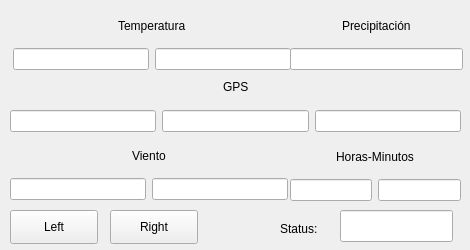
<?xml version="1.0" encoding="UTF-8"?>
<ui version="4.0">
 <class>gps</class>
 <widget class="QWidget" name="gps">
  <property name="windowModality">
   <enum>Qt::ApplicationModal</enum>
  </property>
  <property name="geometry">
   <rect>
    <x>0</x>
    <y>0</y>
    <width>470</width>
    <height>250</height>
   </rect>
  </property>
  <property name="minimumSize">
   <size>
    <width>470</width>
    <height>250</height>
   </size>
  </property>
  <property name="maximumSize">
   <size>
    <width>470</width>
    <height>250</height>
   </size>
  </property>
  <property name="windowTitle">
   <string>Form</string>
  </property>
  <widget class="QWidget" name="layoutWidget">
   <property name="geometry">
    <rect>
     <x>10</x>
     <y>140</y>
     <width>278</width>
     <height>60</height>
    </rect>
   </property>
   <layout class="QGridLayout" name="gridLayout_4">
    <item row="0" column="0">
     <spacer name="horizontalSpacer_7">
      <property name="orientation">
       <enum>Qt::Horizontal</enum>
      </property>
      <property name="sizeHint" stdset="0">
       <size>
        <width>40</width>
        <height>20</height>
       </size>
      </property>
     </spacer>
    </item>
    <item row="0" column="1" colspan="2">
     <widget class="QLabel" name="label_4">
      <property name="text">
       <string>Viento</string>
      </property>
     </widget>
    </item>
    <item row="0" column="3">
     <spacer name="horizontalSpacer_8">
      <property name="orientation">
       <enum>Qt::Horizontal</enum>
      </property>
      <property name="sizeHint" stdset="0">
       <size>
        <width>40</width>
        <height>20</height>
       </size>
      </property>
     </spacer>
    </item>
    <item row="1" column="0" colspan="2">
     <widget class="QLineEdit" name="txt_Vel"/>
    </item>
    <item row="1" column="2" colspan="2">
     <widget class="QLineEdit" name="txt_Dir"/>
    </item>
   </layout>
  </widget>
  <widget class="QPushButton" name="Left_Button">
   <property name="geometry">
    <rect>
     <x>10</x>
     <y>210</y>
     <width>88</width>
     <height>34</height>
    </rect>
   </property>
   <property name="text">
    <string>Left</string>
   </property>
  </widget>
  <widget class="QPushButton" name="Right_Button">
   <property name="geometry">
    <rect>
     <x>110</x>
     <y>210</y>
     <width>88</width>
     <height>34</height>
    </rect>
   </property>
   <property name="text">
    <string>Right</string>
   </property>
  </widget>
  <widget class="QWidget" name="layoutWidget">
   <property name="geometry">
    <rect>
     <x>10</x>
     <y>70</y>
     <width>451</width>
     <height>62</height>
    </rect>
   </property>
   <layout class="QGridLayout" name="gridLayout_3">
    <item row="0" column="0">
     <spacer name="horizontalSpacer">
      <property name="orientation">
       <enum>Qt::Horizontal</enum>
      </property>
      <property name="sizeHint" stdset="0">
       <size>
        <width>40</width>
        <height>20</height>
       </size>
      </property>
     </spacer>
    </item>
    <item row="0" column="1">
     <widget class="QLabel" name="label_3">
      <property name="text">
       <string>GPS</string>
      </property>
     </widget>
    </item>
    <item row="0" column="2">
     <spacer name="horizontalSpacer_2">
      <property name="orientation">
       <enum>Qt::Horizontal</enum>
      </property>
      <property name="sizeHint" stdset="0">
       <size>
        <width>40</width>
        <height>20</height>
       </size>
      </property>
     </spacer>
    </item>
    <item row="1" column="0" colspan="3">
     <layout class="QHBoxLayout" name="horizontalLayout_3">
      <item>
       <widget class="QLineEdit" name="txt_Lat"/>
      </item>
      <item>
       <widget class="QLineEdit" name="txt_Lon"/>
      </item>
      <item>
       <widget class="QLineEdit" name="txt_Alt"/>
      </item>
     </layout>
    </item>
   </layout>
  </widget>
  <widget class="QWidget" name="layoutWidget">
   <property name="geometry">
    <rect>
     <x>290</x>
     <y>10</y>
     <width>173</width>
     <height>60</height>
    </rect>
   </property>
   <layout class="QGridLayout" name="gridLayout">
    <item row="0" column="0">
     <spacer name="horizontalSpacer_5">
      <property name="orientation">
       <enum>Qt::Horizontal</enum>
      </property>
      <property name="sizeHint" stdset="0">
       <size>
        <width>40</width>
        <height>20</height>
       </size>
      </property>
     </spacer>
    </item>
    <item row="0" column="1">
     <widget class="QLabel" name="label_2">
      <property name="text">
       <string>Precipitación</string>
      </property>
     </widget>
    </item>
    <item row="0" column="2">
     <spacer name="horizontalSpacer_6">
      <property name="orientation">
       <enum>Qt::Horizontal</enum>
      </property>
      <property name="sizeHint" stdset="0">
       <size>
        <width>40</width>
        <height>20</height>
       </size>
      </property>
     </spacer>
    </item>
    <item row="1" column="0" colspan="3">
     <widget class="QLineEdit" name="txt_Preci"/>
    </item>
   </layout>
  </widget>
  <widget class="QWidget" name="layoutWidget">
   <property name="geometry">
    <rect>
     <x>13</x>
     <y>10</y>
     <width>278</width>
     <height>60</height>
    </rect>
   </property>
   <layout class="QGridLayout" name="gridLayout_2">
    <item row="0" column="0">
     <spacer name="horizontalSpacer_3">
      <property name="orientation">
       <enum>Qt::Horizontal</enum>
      </property>
      <property name="sizeHint" stdset="0">
       <size>
        <width>40</width>
        <height>20</height>
       </size>
      </property>
     </spacer>
    </item>
    <item row="0" column="1" colspan="2">
     <widget class="QLabel" name="label">
      <property name="text">
       <string>Temperatura</string>
      </property>
     </widget>
    </item>
    <item row="0" column="3">
     <spacer name="horizontalSpacer_4">
      <property name="orientation">
       <enum>Qt::Horizontal</enum>
      </property>
      <property name="sizeHint" stdset="0">
       <size>
        <width>40</width>
        <height>20</height>
       </size>
      </property>
     </spacer>
    </item>
    <item row="1" column="0" colspan="2">
     <widget class="QLineEdit" name="txt_Temp"/>
    </item>
    <item row="1" column="2" colspan="2">
     <widget class="QLineEdit" name="txt_Hum"/>
    </item>
   </layout>
  </widget>
  <widget class="QWidget" name="layoutWidget">
   <property name="geometry">
    <rect>
     <x>290</x>
     <y>140</y>
     <width>171</width>
     <height>61</height>
    </rect>
   </property>
   <layout class="QGridLayout" name="gridLayout_6">
    <item row="0" column="0">
     <spacer name="horizontalSpacer_9">
      <property name="orientation">
       <enum>Qt::Horizontal</enum>
      </property>
      <property name="sizeHint" stdset="0">
       <size>
        <width>40</width>
        <height>20</height>
       </size>
      </property>
     </spacer>
    </item>
    <item row="0" column="1">
     <widget class="QLabel" name="label_5">
      <property name="text">
       <string>Horas-Minutos</string>
      </property>
     </widget>
    </item>
    <item row="0" column="2">
     <spacer name="horizontalSpacer_10">
      <property name="orientation">
       <enum>Qt::Horizontal</enum>
      </property>
      <property name="sizeHint" stdset="0">
       <size>
        <width>40</width>
        <height>20</height>
       </size>
      </property>
     </spacer>
    </item>
    <item row="1" column="0" colspan="3">
     <layout class="QGridLayout" name="gridLayout_5">
      <item row="0" column="1">
       <widget class="QLineEdit" name="txt_Min"/>
      </item>
      <item row="0" column="0">
       <widget class="QLineEdit" name="txt_Hr"/>
      </item>
     </layout>
    </item>
   </layout>
  </widget>
  <widget class="QLineEdit" name="line_status">
   <property name="geometry">
    <rect>
     <x>340</x>
     <y>210</y>
     <width>113</width>
     <height>32</height>
    </rect>
   </property>
  </widget>
  <widget class="QLabel" name="label_6">
   <property name="geometry">
    <rect>
     <x>280</x>
     <y>220</y>
     <width>58</width>
     <height>18</height>
    </rect>
   </property>
   <property name="text">
    <string>Status:</string>
   </property>
  </widget>
 </widget>
 <resources/>
 <connections/>
</ui>
